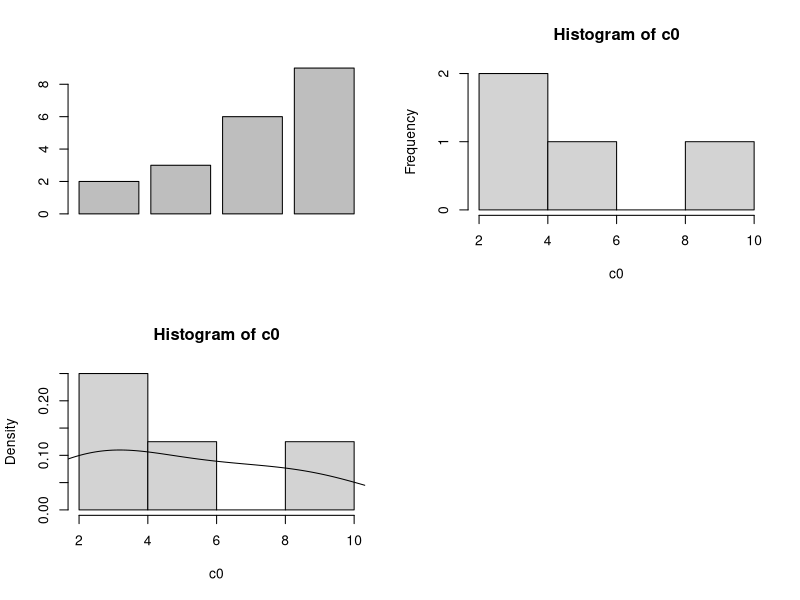
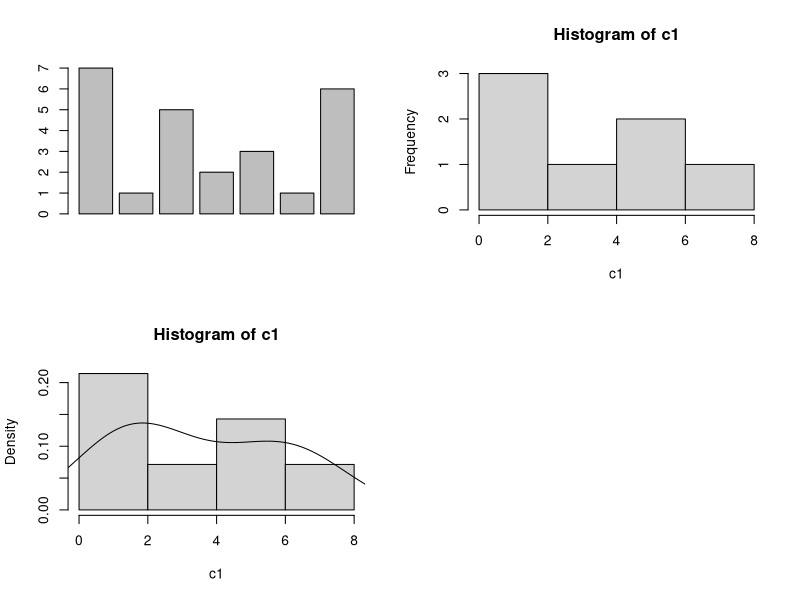
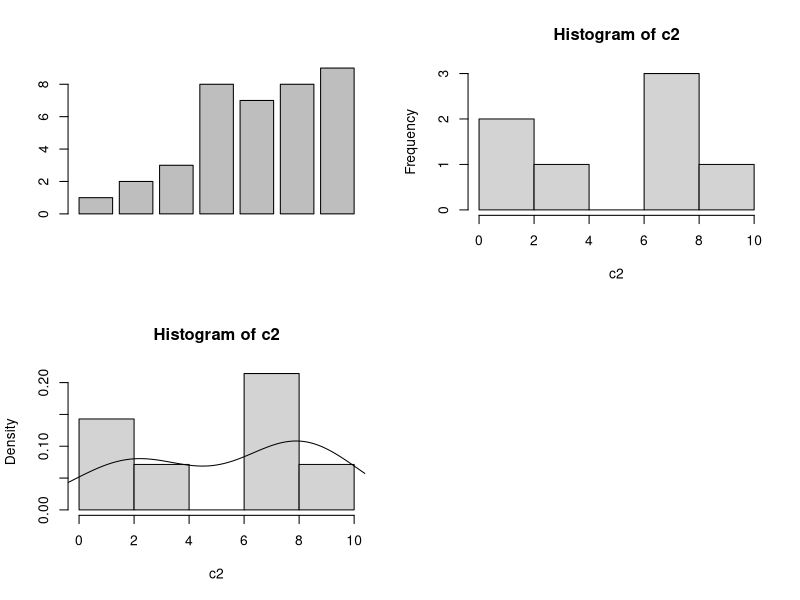

Here is the R script that generated these plots, in order:
# Carregando o pacote para calcular simetria e curtose
require(e1071)

###########################################################################

# Amostra 0
c0 = c(2,3,6,9)

# Média
mean(c0)

# Mediana
median(c0)

# Moda
#as.numeric(names(table(c0))[table(c0) == mac(table(c0))])
# Amodal

# Cálculo dos Quartis
summary(c0)

# Plotagem dos gráficos em duas colunas e duas linhas
par(mfrow=c(2,2))

# Cálculo do gráfico
barplot(c0)

# Histograma
hist(c0)

# Histograma com a densidade dos dados
hist(c0, probability = T)

#Plotando a distribuição
lines(density(c0))

# Cálculo da simetria
skewness(c0)

# Cálculo da Curtose
kurtosis(c0)

# pelo R, temos que se
# k>0, Leptocúrtica (+ pontiaguda)
# k=0, Mesocúrtica (normal, formato de sino, melhor distribuída)
# k<0, Platicúrtica (achatada)

###########################################################################

# Amostra1
c1 = c(7,1,5,2,3,1,6)

# Média
mean(c1)
# Mediana
median(c1)
# Moda
as.numeric(names(table(c1))[table(c1) == max(table(c1))])

# Plotagem dos gráficos em duas colunas e duas linhas
par(mfrow=c(2,2))
# Gráfico de barras
barplot(c1)
# Histograma
hist(c1)
#Histograma com a densidade dos dados
hist(c1, probability = T)
# Plotando a distribuição
lines(density(c1))

# Cálculo da simetria
skewness(c1)
# Cálculo da Curtose
kurtosis(c1)
# Valores do box-plot
summary(c1)

###########################################################################

# Amostra2
c2 = c(1,2,3,8,7,8,9)

# Média
mean(c2)
# Mediana
median(c2)
#Moda
as.numeric(names(table(c2))[table(c2) == max(table(c2))])

# Plotagem dos gráficos em duas colunas e duas linhas
par(mfrow=c(2,2))
# Gráfico de barras
barplot(c2)
# Histograma
hist(c2)
#Histograma com a densidade dos dados
hist(c2, probability = T)
# Plotando a distribuição
lines(density(c2))

# Cálculo da simetria
skewness(c2)
# Cálculo da Curtose
kurtosis(c2)
# Valores do box-plot
summary(c2)